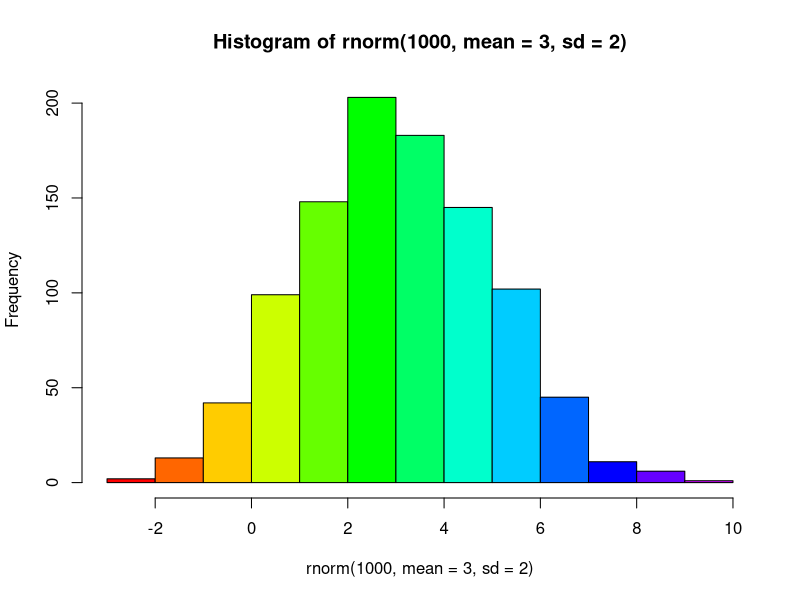

Here is the R script that generated this plot:
## ---- chunk 1
## This code defines the 'verbatim' option for chunks
## which will include the chunk with its header and the
## trailing "```".

require(knitr)
hook_source_def = knit_hooks$get('source')
knit_hooks$set(source = function(x, options){
  if (!is.null(options$verbatim) && options$verbatim){
    opts = gsub(",\\s*verbatim\\s*=\\s*TRUE\\s*.*$", "", options$params.src)
    bef = sprintf('\n\n    ```{r %s}\n', opts, "\n")
    stringr::str_c(bef, paste(knitr:::indent_block(x, "    "), collapse = '\n'), "\n    ```\n")
  } else {
    hook_source_def(x, options)
  }
})
## ---- chunk 2
toto <- 1:8
toto # check content: 1, 2, 3, ...
toto <- "some text"
toto # content has changed
## ---- chunk 3
a <- 1:10
a
class(a)
b <- a + 0.1
b
class(b)
## ---- chunk 4
a <- "hello world"
a
class(a)
## ---- chunk 5
a <- factor(c("red", "blue", "green", "red", "green"))
a
class(a)
levels(a)
## ---- chunk 6
a <- c(TRUE, FALSE, TRUE, TRUE)
a
class(a)
## ---- chunk 7
a <- c(1, 2, 10, -1, 1.123)
a
length(a)
## ---- chunk 8
a <- matrix(sample(1:12), ncol = 4)
a
is.matrix(a)
dim(a)
## ---- chunk 9
a <- data.frame(age = c(10,54,3), sex = c("m", "f", "m"))
a
class(a)
dim(a)
## ---- chunk 10
a <- list(age = c(10,54,3),
          sex = c("m", "f", "m"),
          swab = matrix(sample(c("+", "-"), replace = TRUE, 10), nrow = 2,
                        dimnames = list(NULL, paste("t", 1:5, sep = ""))))
a
class(a)
length(a)
## ---- chunk 11
rnorm(8, mean = 5, sd = 3)
## ---- chunk 12
?rnorm
## ---- chunk 13
rnorm(8, mean = 3, sd = 2) # this is not stored
toto <- rnorm(8, mean = 3, sd = 2) # store output in toto
toto
## ---- chunk 14
hist(rnorm(1000, mean = 3, sd = 2), col = rainbow(15))
## ---- chunk 15
x <- 10:1
x
x[c(1, 2, 5)]
letters[2:10]
letters[-(1:20)]
## ---- chunk 16
x <- 1:10
x < 5
x[x < 5]
## ---- chunk 17
x <- sample(1:100, 10)
names(x) <- letters[1:10]
x
x[c("c", "d", "a", "i")]
## ---- chunk 18
x <- round(rnorm(14), 2)
x
x[x< 0] <- 0
x
## ---- chunk 19
x <- matrix(1:15, nrow = 3)
x
x[c(3,1), ]
x[2, 4:5]
## ---- chunk 20
x <- list(a = rnorm(4), hi = "Hello", stuff = letters[1:10]); x
x[c(1,3)]
x[[3]]
x$stuff
## ---- chunk 21
a <- c(TRUE, TRUE, FALSE, FALSE)
b <- c(TRUE, FALSE, TRUE, FALSE)
rbind(a,b)
a & b # logical 'AND'
a | b # logical 'OR'
## ---- chunk 22
!a # not A
any(a) # at least one TRUE
all(a) # all TRUE
which(a) # indices of the TRUEs
## ---- chunk 23
a <- c(3,NA,2,5,NA,10)
is.na(a)
a[!is.na(a)]
## ---- chunk 24
a <- -10:5
sum(a > 0)
mean(a > 0)
a * (a > 0)
